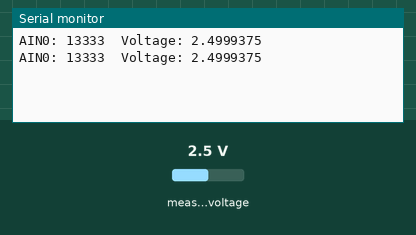
Simulated run of this sketch. Board: ESP32. On the bench: the last lines printed to the serial monitor. The inputs (shaded band) are chosen by the test bench; at power-on: measured voltage 2.5 V.

Above: at 1.2 s.
1.3 s: measured voltage set to 0.1 V
At 2.6 s:
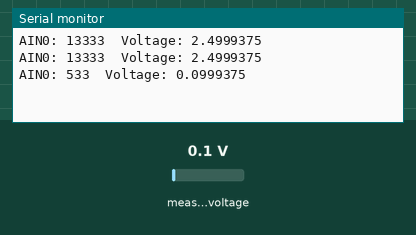
2.8 s: measured voltage set to 1.2 V
At 3.9 s:
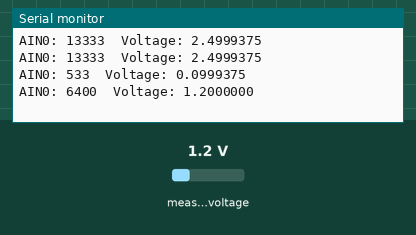
Timing chart, 0 to 5.8 s (numbered marks = the images above; inputs shaded):
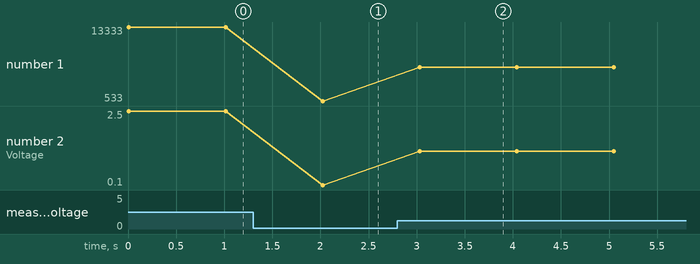

Measured:
- after the input at 1.3 s, the serial monitor: prints a new line after 0.73 s (image 1)
- after the input at 2.8 s, the serial monitor: prints a new line after 0.23 s (image 2)
- plotted number 1: 13333 → 533 after the input at 1.3 s, 533 → 6400 after the input at 2.8 s
- plotted number 2: 2.5 → 0.1 after the input at 1.3 s, 0.1 → 1.2 after the input at 2.8 s

The sketch:

esp32_ads1115.ino
```cpp
#include <Wire.h>
#include <Adafruit_ADS1015.h>

Adafruit_ADS1115 ads(0x48);
float Voltage = 0.0;

void setup(void)
{
Serial.begin(9600);
ads.begin();
}

void loop(void)
{
int16_t adc0;

adc0 = ads.readADC_SingleEnded(0);
Voltage = (adc0 * 0.1875)/1000;  //adc değerini, 0.1875'in ADS1115'in çözünürlüğü olduğu voltaja dönüştürür

Serial.print("AIN0: ");
Serial.print(adc0);
Serial.print("\tVoltage: ");
Serial.println(Voltage, 7);
Serial.println();

delay(1000);
}
```
